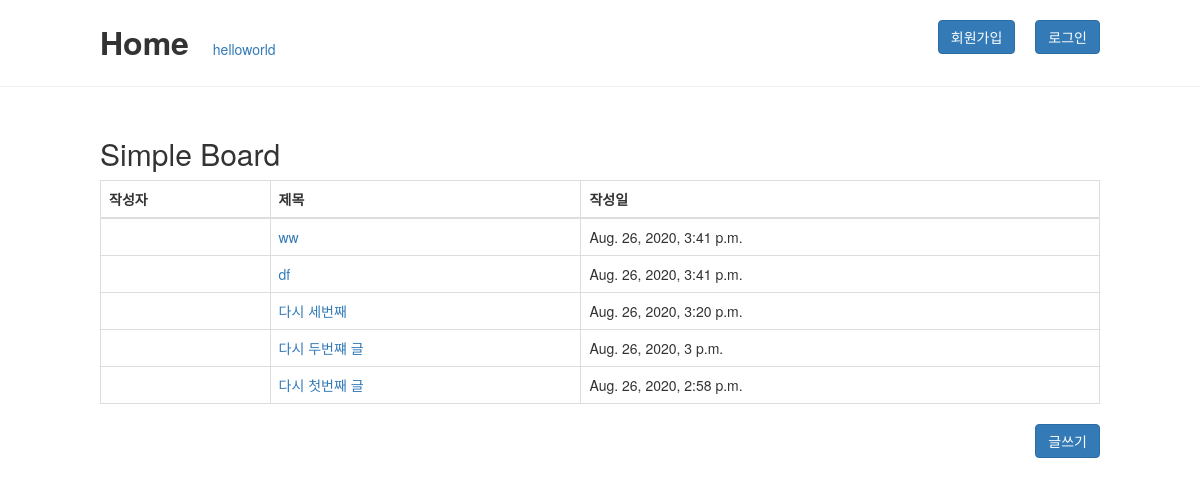
The page / on the database its author committed.
### myApp/models.py (models this page shows, shortened)
class Post(models.Model):
    title=models.CharField(max_length=30)
    author=models.CharField(max_length=20)
    content=models.TextField()
    created_date=models.DateTimeField(auto_now_add=True)

### myApp/views.py (the view)
# urls.py: path('',views.post_list,name='post_list'),
def post_list(request):
    posts=Post.objects.all().order_by('-created_date')
    return render(request,'myApp/post_list.html',{
        'posts':posts
    })

### templates/myApp/post_list.html (shortened to what this page needs)
{% extends 'base.html' %}
{% block contents %}
    <h2>Simple Board</h2>
    <table class="table table-bordered table-hover">
       <thead>
           <th>작성자</th><th>제목</th><th>작성일</th>
       </thead>
       <tbody>
           {% for p in posts %}
           <tr>
               <td>{{p.author}}</td>
               <td><a href="/{{ p.pk }}">{{ p.title }}</a></td>
               <td>{{p.created_date}}</td>
           </tr>
           {% endfor %}
       </tbody>
    </table>
    <button class="btn btn-primary pull-right" onclick="location.href='create_post'">글쓰기</button>
{% endblock %}

### templates/base.html (shortened to what this page needs)
<!DOCTYPE html>
<html lang="en">
<head>
    <link rel="stylesheet" href="https://maxcdn.bootstrapcdn.com/bootstrap/3.3.2/css/bootstrap.min.css">
</head>
<body>
    <div style="margin:20px">
        <strong style="font-size:xx-large; margin-left:80px; cursor:pointer;" onclick="location.href='/'"> Home</strong>
        <a style="margin-left:20px" href ="{% url 'helloworld'%}">helloworld</a>
        {% if user.is_authenticated %}
            <button type="button" class="btn btn-primary pull-right" style="margin-right:80px;"onclick="location.href='/accounts/sign_out'">로그아웃</button>
            <button class="btn btn-info pull-right" style="margin-right:20px;"onclick="location.href='accounts/my_page'">
                {{ user.last_name }}님 </button>
        {% else %}
             <button type="button" class="btn btn-primary pull-right" style="margin-right:80px;"onclick="location.href='/accounts/sign_in'">로그인</button>
             <button type="button" class="btn btn-primary pull-right" style="margin-right:20px;"onclick="location.href='/accounts/sign_up'">회원가입</button>
        {% endif %}
    </div>
    <hr>
    <div style="margin:50px 100px 50px 100px;">
        {% block contents %}
        {% endblock %}
    </div>
</body>
</html>

### rows shown on the page
Post: title "ww", created_date "Aug. 26, 2020, 3:41 p.m."
Post: title "df", created_date "Aug. 26, 2020, 3:41 p.m."
Post: title "다시 세번째", created_date "Aug. 26, 2020, 3:20 p.m."
Post: title "다시 두번쨰 글", created_date "Aug. 26, 2020, 3 p.m."
Post: title "다시 첫번째 글", created_date "Aug. 26, 2020, 2:58 p.m."
